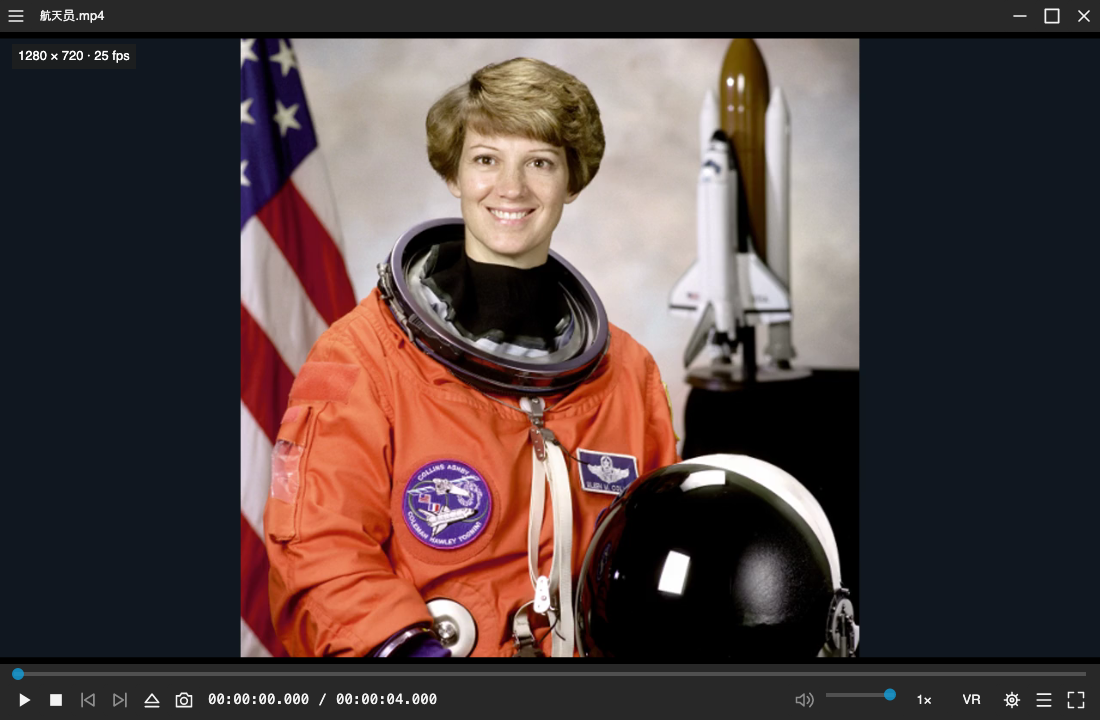
#> input picture docs/assets/player-dark.png, 1100 x 720 px; its folder holds 2 pictures in this run
$ python Optimize-ImageAssets.py
#> lines starting #> are read from the running program, lines starting #| are printed output that depends on the picture; pictures that were not available may be replaced by others from this repository, and a replacement may not be noted
#!/usr/bin/env python3
"""Shrink packaged PNG assets without palette reduction. Requires Pillow."""

import argparse
import hashlib
import io
import json
from pathlib import Path
import struct

from PIL import Image


ROOT = Path(__file__).resolve().parent.parent
ASSETS = ROOT / "src/AvaMedia.Desktop/Assets"


def png_bytes(image):
    output = io.BytesIO()
    metadata = {key: image.info[key] for key in ("icc_profile", "dpi", "exif") if key in image.info}
    image.save(output, "PNG", optimize=True, compress_level=9, **metadata)
    return output.getvalue()


def write_smaller(path, data, resized=False):
    if resized or len(data) < path.stat().st_size:
        path.write_bytes(data)


def update_manifest(path, originals, limit):
    manifest = json.loads(path.read_text(encoding="utf-8"))
    entries = manifest.get("assets", [manifest])
    for entry in entries:
        image_path = path.parent / entry["file"]
        with Image.open(image_path) as image:
            entry["pixelWidth"], entry["pixelHeight"] = image.size
        digest = hashlib.sha256(image_path.read_bytes()).hexdigest().upper()
        if digest != entry["sha256"]:
            entry.setdefault("optimization", {
                "sourceSha256": originals[image_path]["sha256"],
                "sourcePixelWidth": originals[image_path]["width"],
                "sourcePixelHeight": originals[image_path]["height"],
            })
            entry["optimization"].update({"method": "Lanczos resize and optimized RGBA PNG", "maxPixels": limit})
            entry["sha256"] = digest
    path.write_text(json.dumps(manifest, ensure_ascii=False, indent=2) + "\n", encoding="utf-8")


def package_application_icon(directory):
    # Keep all standard and Retina sizes; share the same encoded frame between containers.
    with Image.open(directory / "app.png") as source:
        source = source.convert("RGBA")
        frames = {size: png_bytes(source.resize((size, size), Image.Resampling.LANCZOS))
                  for size in (16, 20, 24, 32, 40, 48, 64, 128, 256, 512, 1024)}
    for size, frame in frames.items():
        (directory / f"app-{size}.png").write_bytes(frame)
    sizes = (16, 20, 24, 32, 40, 48, 64, 128, 256)
    entries, offset = [], 6 + 16 * len(sizes)
    for size in sizes:
        entries.append(struct.pack("<BBBBHHII", size % 256, size % 256, 0, 0, 1, 32, len(frames[size]), offset))
        offset += len(frames[size])
    (directory / "app.ico").write_bytes(struct.pack("<HHH", 0, 1, len(sizes)) + b"".join(entries) +
                                       b"".join(frames[size] for size in sizes))
    types = {"icp4": 16, "icp5": 32, "icp6": 64, "ic07": 128, "ic08": 256, "ic09": 512,
             "ic10": 1024, "ic11": 32, "ic12": 64, "ic13": 256, "ic14": 512}
    chunks = b"".join(kind.encode("ascii") + struct.pack(">I", len(frames[size]) + 8) + frames[size]
                      for kind, size in types.items())
    (directory / "app.icns").write_bytes(b"icns" + struct.pack(">I", len(chunks) + 8) + chunks)
    for size in (16, 32, 128, 256, 512):
        for scale in (1, 2):
            suffix = "@2x" if scale == 2 else ""
            (directory / "AvaMedia.iconset" / f"icon_{size}x{size}{suffix}.png").write_bytes(frames[size * scale])


def main():
    parser = argparse.ArgumentParser(description=__doc__)
    parser.add_argument("--icon-size", type=int, default=256, help="Feature icons; the UI decoder uses at most 256 px.")
    args = parser.parse_args()
    if args.icon_size < 256:
        parser.error("Feature icons need at least 256 pixels for the existing high-DPI decoder.")
    paths = sorted([*ASSETS.rglob("*.png"), *(ROOT / "docs/assets").rglob("*.png")])
    originals = {}
    for path in paths:
        data = path.read_bytes()
        with Image.open(path) as image:
#> image is the input picture: PIL image 1100x720 RGB; mean R, G, B 80.2, 65.4, 64.5
            originals[path] = {"bytes": len(data), "sha256": hashlib.sha256(data).hexdigest().upper(),
                               "width": image.width, "height": image.height}
            if image.is_animated:
                continue
            limit = args.icon_size if "FeatureIcons" in path.parts else 1024 if path.name == "app.png" else None
            resized = limit is not None and max(image.size) > limit
#> resized = False
            if resized:
                image = image.convert("RGBA")
                image.thumbnail((limit, limit), Image.Resampling.LANCZOS)
            write_smaller(path, png_bytes(image), resized)
#> in png_bytes, `metadata = {key: image.info[key] for key in ("icc_profile", "dpi", "ex..`: metadata = 0 items
    package_application_icon(ASSETS / "AppIcon/v2")
#> in png_bytes (call 8), `image.save(output, "PNG", optimize=True, compress_level=9, **metadata)`:
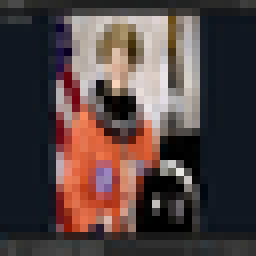
#> image: PIL image 32x32 RGBA (shown 8 times larger); mean R, G, B, A 80.5, 65.7, 64.8, 255
#> in png_bytes (call 9), `image.save(output, "PNG", optimize=True, compress_level=9, **metadata)`:
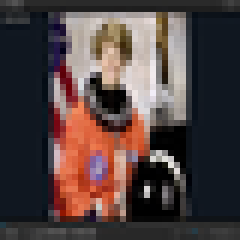
#> image: PIL image 40x40 RGBA (shown 6 times larger); mean R, G, B, A 80.5, 65.7, 64.7, 255
#> in png_bytes (call 10), `image.save(output, "PNG", optimize=True, compress_level=9, **metadata)`:
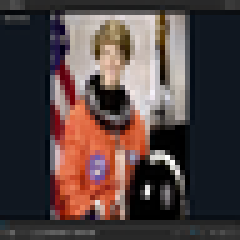
#> image: PIL image 48x48 RGBA (shown 5 times larger); mean R, G, B, A 80.4, 65.7, 64.7, 255
#> in png_bytes (call 11), `image.save(output, "PNG", optimize=True, compress_level=9, **metadata)`:
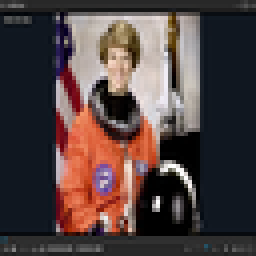
#> image: PIL image 64x64 RGBA (shown 4 times larger); mean R, G, B, A 80.3, 65.6, 64.6, 255
#> in png_bytes (call 12), `image.save(output, "PNG", optimize=True, compress_level=9, **metadata)`:
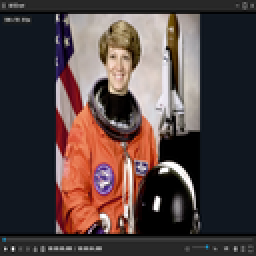
#> image: PIL image 128x128 RGBA (shown 2 times larger); mean R, G, B, A 80.3, 65.5, 64.5, 255
#> in png_bytes (call 13), `image.save(output, "PNG", optimize=True, compress_level=9, **metadata)`:
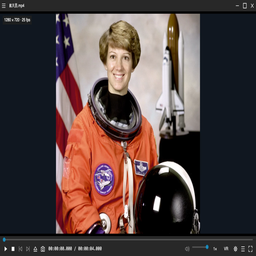
#> image: PIL image 256x256 RGBA; mean R, G, B, A 80.3, 65.5, 64.5, 255
#> in png_bytes (call 14), `image.save(output, "PNG", optimize=True, compress_level=9, **metadata)`:
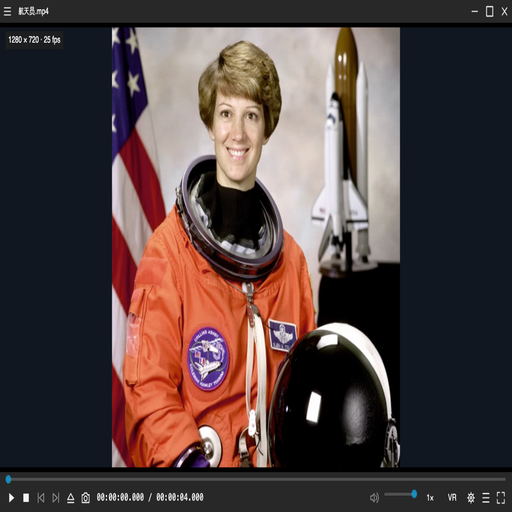
#> image: PIL image 512x512 RGBA; mean R, G, B, A 80.3, 65.5, 64.5, 255
#> in package_application_icon, `frames = {size: png_bytes(source.resize((size, size), Image.Resampling..`: frames = 11 items
#> the loop in package_application_icon, `for size, frame in frames.items():` made 11 passes
#> size on passes 1 to 11: 16, 20, 24, 32, 40, 48, 64, 128, 256, 512, 1024
#> the loop in package_application_icon, `for size in sizes:` made 9 passes
#> offset on passes 1 to 9: 978, 2092, 3556, 5888, 9201, 13607, 20703, 42765, 114133
#> after the loop in package_application_icon, `for size in sizes:`: entries = 9 items; offset = 114133
    for family in ("v2", "macos9"):
        update_manifest(ASSETS / f"FeatureIcons/{family}/manifest.json", originals, args.icon_size)
    update_manifest(ASSETS / "AppIcon/v2/manifest.json", originals, 1024)
    before = sum(item["bytes"] for item in originals.values())
    after = sum(path.stat().st_size for path in paths)
    print(f"PNG assets: {len(paths)} files, {before / 1e6:.2f} MB -> {after / 1e6:.2f} MB")


if __name__ == "__main__":
#> (the run stopped early here; a loop or call above may not have finished)
